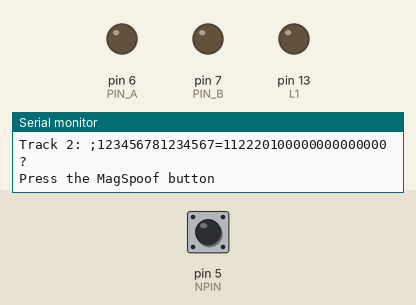
Recording of a sketch running on a simulated Arduino Uno, built with avr-gcc and run on an emulated ATmega328P. Shown: output pins drawn as LEDs (lit = HIGH), the last lines printed to the serial monitor. Dashed ring = blinking. The inputs (shaded band) are chosen by the test bench; at power-on: pin 5 (NPIN) HIGH.

Above: at 2.1 s.
2.2 s: pin 5 (NPIN) pulled LOW for 0.15 s
At 2.5 s:
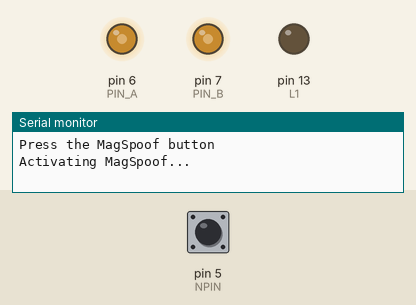
5.2 s: pin 5 (NPIN) pulled LOW for 1 s
At 5.82 s:
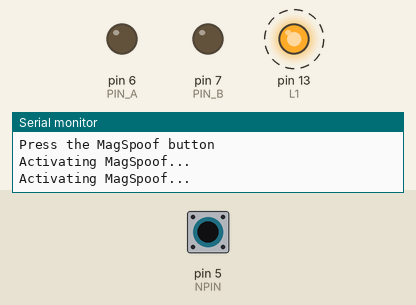
8.2 s: pin 5 (NPIN) pulled LOW for 3.2 s
At 9.15 s:
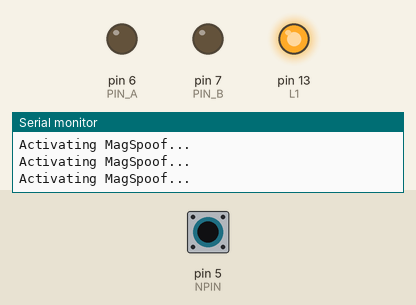
Timing chart, 0 to 12.6 s (numbered marks = the images above; inputs shaded):
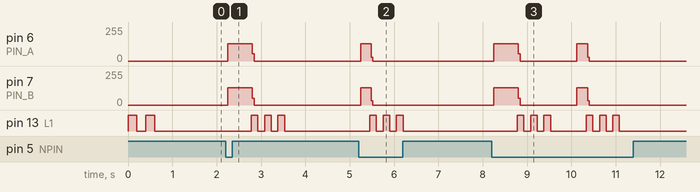

Measured:
- after the input at 2.2 s, pin 6 (PIN_A): 0/255 → 129/255 at once, → 0/255 0.56 s later; pin 7 (PIN_B): 0/255 → 130/255 at once, → 0/255 0.56 s later; pin 13 (L1): alternates HIGH for 0.15 s and LOW for 0.15 s, 6 changes in all, then stays LOW, starting after 0.58 s
- after the input at 5.2 s, pin 6 (PIN_A): 0/255 → 129/255 at once, → 0/255 0.24 s later; pin 7 (PIN_B): 0/255 → 130/255 at once, → 0/255 0.24 s later; pin 13 (L1): alternates HIGH for 0.15 s and LOW for 0.15 s, 6 changes in all, then stays LOW, starting after 0.25 s
- after the input at 8.2 s, pin 6 (PIN_A): 0/255 → 129/255 at once, → 0/255 0.56 s later, → 129/255 1.3 s later, → 0/255 0.24 s later; pin 7 (PIN_B): 0/255 → 130/255 at once, → 0/255 0.56 s later, → 130/255 1.3 s later, → 0/255 0.24 s later

The sketch:

magspoof.ino
```cpp
// (licence header left out)
#define L1 (LED_BUILTIN)   // LED1
#define PIN_A (6)          // MagSpoof-1
#define PIN_B (7)          // MagSpoofZF
#define NPIN (5)           // Button
#define CLOCK_US (500)     // 500us clock, it simulates the speed of the magnetic card swiping
#define BETWEEN_ZERO (53)  // 53 zeros between track1 & 2
#define TRACKS (2)
#define DEBUGCAT

char tracks[2][128];  // 2 tracks, 128 chars each (max)

char revTrack[41];  // 40 chars + null

const int sublen[] = {32, 48, 48};

const int bitlen[] = {7, 5, 5};

unsigned int curTrack = 0;
int dir;

void setupTracks() {
  String track1 = "%B123456781234567^LASTNAME/FIRST^YYMMSSSDDDDDDDDDDDDDDDDDDDDDDDDD?";
  String track2 = ";123456781234567=112220100000000000000?";

  // Copy the tracks into the char arrays using strcpy
  strcpy(tracks[0], track1.c_str());
  strcpy(tracks[1], track2.c_str());

  Serial.println("Default tracks:");
  Serial.print("Track 1: ");
  Serial.println(tracks[0]);
  Serial.print("Track 2: ");
  Serial.println(tracks[1]);
}

void updateTracks(String track1, String track2) {
  strcpy(tracks[0], track1.c_str());
  strcpy(tracks[1], track2.c_str());

  Serial.println("Updated tracks:");
  Serial.print("Track 1: ");
  Serial.println(tracks[0]);
  Serial.print("Track 2: ");
  Serial.println(tracks[1]);
}

void blink(int pin, int msdelay, int times) {
  for (int i = 0; i < times; i++) {
    digitalWrite(pin, HIGH);
    delay(msdelay);
    digitalWrite(pin, LOW);
    delay(msdelay);
  }
}

// send a single bit out
void playBit(int sendBit) {
  dir ^= 1;
  digitalWrite(PIN_A, dir);
  digitalWrite(PIN_B, !dir);
  delayMicroseconds(CLOCK_US);

  if (sendBit) {
    dir ^= 1;
    digitalWrite(PIN_A, dir);
    digitalWrite(PIN_B, !dir);
  }
  delayMicroseconds(CLOCK_US);
}

// when reversing
void reverseTrack(int track) {
  int i = 0;
  track--;  // index 0
  dir = 0;

  while (revTrack[i++] != '\0')
    ;
  i--;
  while (i--)
    for (int j = bitlen[track] - 1; j >= 0; j--)
      playBit((revTrack[i] >> j) & 1);
}

// plays out a full track, calculating CRCs and LRC
void playTrack(int track) {
  int tmp, crc, lrc = 0;
  dir = 0;
  track--;  // index 0
  // enable H-bridge and LED
  // digitalWrite(ENABLE_PIN, HIGH);

  // First put out a bunch of leading zeros.
  for (int i = 0; i < 25; i++)
    playBit(0);

  for (int i = 0; tracks[track][i] != '\0'; i++) {
    crc = 1;
    tmp = tracks[track][i] - sublen[track];

    for (int j = 0; j < bitlen[track] - 1; j++) {
      crc ^= tmp & 1;
      lrc ^= (tmp & 1) << j;
      playBit(tmp & 1);
      tmp >>= 1;
    }
    playBit(crc);
  }

  // finish calculating and send last "byte" (LRC)
  tmp = lrc;
  crc = 1;
  for (int j = 0; j < bitlen[track] - 1; j++) {
    crc ^= tmp & 1;
    playBit(tmp & 1);
    tmp >>= 1;
  }
  playBit(crc);

  // if track 1, play 2nd track in reverse (like swiping back?)
  if (track == 0) {
    // if track 1, also play track 2 in reverse
    // zeros in between
    for (int i = 0; i < BETWEEN_ZERO; i++)
      playBit(0);

    // send second track in reverse
    reverseTrack(2);
  }

  // finish with 0's
  for (int i = 0; i < 5 * 5; i++)
    playBit(0);

  digitalWrite(PIN_A, LOW);
  digitalWrite(PIN_B, LOW);
}

// stores track for reverse usage later
void storeRevTrack(int track) {
  int i, tmp, crc, lrc = 0;
  track--;  // index 0
  dir = 0;

  for (i = 0; tracks[track][i] != '\0'; i++) {
    crc = 1;
    tmp = tracks[track][i] - sublen[track];

    for (int j = 0; j < bitlen[track] - 1; j++) {
      crc ^= tmp & 1;
      lrc ^= (tmp & 1) << j;
      tmp & 1 ? (revTrack[i] |= 1 << j) : (revTrack[i] &= ~(1 << j));
      tmp >>= 1;
    }
    crc ? (revTrack[i] |= 1 << 4) : (revTrack[i] &= ~(1 << 4));
  }

  // finish calculating and send last "byte" (LRC)
  tmp = lrc;
  crc = 1;
  for (int j = 0; j < bitlen[track] - 1; j++) {
    crc ^= tmp & 1;
    tmp & 1 ? (revTrack[i] |= 1 << j) : (revTrack[i] &= ~(1 << j));
    tmp >>= 1;
  }
  crc ? (revTrack[i] |= 1 << 4) : (revTrack[i] &= ~(1 << 4));

  i++;
  revTrack[i] = '\0';
}

void magspoof() {
  if (digitalRead(NPIN) == 0) {
    Serial.println("Activating MagSpoof...");
    playTrack(1 + (curTrack++ % 2));
    blink(L1, 150, 3);
    delay(400);
  }
}

void setup() {
  pinMode(PIN_A, OUTPUT);
  pinMode(PIN_B, OUTPUT);
  pinMode(L1, OUTPUT);
  pinMode(NPIN, INPUT_PULLUP);

  Serial.begin(9600);
  while (!Serial)
    ;

  // blink to show we started up
  blink(L1, 200, 2);
  setupTracks();

  String track1 = "%B4784556940589010^HOGAN/PAUL      ^08043210000000725000000?";
  String track2 = ";4784556940589010=08043210000072500000?";
  // Uncomment to modify tracks
  // updateTracks(track1, track2);

  Serial.println("Press the MagSpoof button");
}
void loop() {
  magspoof();
}
```
